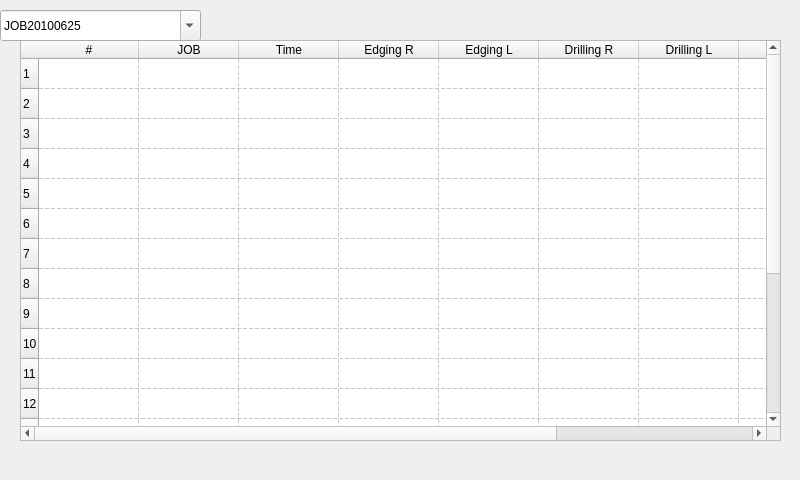
<?xml version="1.0" encoding="UTF-8"?>
<ui version="4.0">
 <class>Form2</class>
 <widget class="QWidget" name="Form2">
  <property name="geometry">
   <rect>
    <x>0</x>
    <y>0</y>
    <width>800</width>
    <height>480</height>
   </rect>
  </property>
  <property name="windowTitle">
   <string>Form</string>
  </property>
  <widget class="QTableWidget" name="tableWidget">
   <property name="geometry">
    <rect>
     <x>20</x>
     <y>40</y>
     <width>761</width>
     <height>401</height>
    </rect>
   </property>
   <property name="verticalScrollMode">
    <enum>QAbstractItemView::ScrollPerPixel</enum>
   </property>
   <property name="horizontalScrollMode">
    <enum>QAbstractItemView::ScrollPerPixel</enum>
   </property>
   <property name="showGrid">
    <bool>true</bool>
   </property>
   <property name="gridStyle">
    <enum>Qt::DashLine</enum>
   </property>
   <property name="wordWrap">
    <bool>false</bool>
   </property>
   <property name="cornerButtonEnabled">
    <bool>true</bool>
   </property>
   <property name="rowCount">
    <number>20</number>
   </property>
   <property name="columnCount">
    <number>10</number>
   </property>
   <attribute name="horizontalHeaderShowSortIndicator" stdset="0">
    <bool>true</bool>
   </attribute>
   <attribute name="verticalHeaderVisible">
    <bool>true</bool>
   </attribute>
   <row/>
   <row/>
   <row/>
   <row/>
   <row/>
   <row/>
   <row/>
   <row/>
   <row/>
   <row/>
   <row/>
   <row/>
   <row/>
   <row/>
   <row/>
   <row/>
   <row/>
   <row/>
   <row/>
   <row/>
   <column>
    <property name="text">
     <string>#</string>
    </property>
   </column>
   <column>
    <property name="text">
     <string>JOB</string>
    </property>
   </column>
   <column>
    <property name="text">
     <string>Time</string>
    </property>
   </column>
   <column>
    <property name="text">
     <string>Edging R</string>
    </property>
   </column>
   <column>
    <property name="text">
     <string>Edging L</string>
    </property>
   </column>
   <column>
    <property name="text">
     <string>Drilling R</string>
    </property>
   </column>
   <column>
    <property name="text">
     <string>Drilling L</string>
    </property>
   </column>
   <column/>
   <column/>
   <column/>
  </widget>
  <widget class="QComboBox" name="comboBox">
   <property name="geometry">
    <rect>
     <x>0</x>
     <y>10</y>
     <width>201</width>
     <height>31</height>
    </rect>
   </property>
   <property name="editable">
    <bool>true</bool>
   </property>
   <item>
    <property name="text">
     <string>JOB20100625</string>
    </property>
   </item>
  </widget>
 </widget>
 <resources/>
 <connections/>
</ui>
